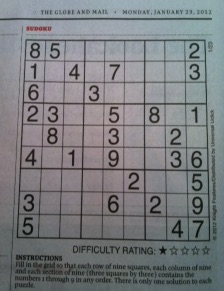
#> input picture image/sudoku.jpg, 224 x 291 px, found by its file name
$ python 10.py
#> lines starting #> are read from the running program, lines starting #| are printed output that depends on the picture; after the words box and inside, x2 and y2 are one past the last pixel; in counts of white or black regions, pixels touching at a corner belong together
import cv2
import matplotlib.pyplot as plt

blk_size  = 9 # 블럭 사이즈 : 픽셀의 임계값으 계산할 떄 참고하는 영역의 크기(홀수만 된다고 함)
                                                        # 주변 1칸 | 현재 픽셀 | 주변 1칸
c = 5 # 차감 상수 : 주변 영역의 평균 밝기 또는 가우시안 가중 평균으로 계산한 임계값에서 빼는 보정 상수


img = cv2.imread("./image/sudoku.jpg",cv2.IMREAD_GRAYSCALE)# -오츠의 알고리즘으로 단일 경계값을 전체 이미지에 적용
#> img: shape (291, 224); min 7, max 176, mean 124.1

ret,th1 = cv2.threshold(img , 0 , 255, cv2.THRESH_BINARY | cv2.THRESH_OTSU) # 어뎁티드 쓰레쉬 홀드 산술 평균과 가우시란 분포로 각각 적용
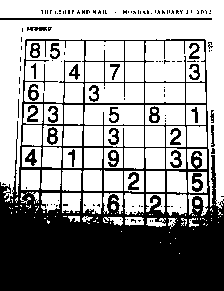
#> th1: shape (291, 224); 60% white; 136 black regions (108 under 20 px), largest, box (x1, y1, x2, y2) and area: (0, 39, 224, 291) 22950, (0, 18, 212, 20) 424, (192, 173, 203, 192) 134
#> ret = 118
th2 = cv2 . adaptiveThreshold(img , 255 , cv2.ADAPTIVE_THRESH_MEAN_C, cv2.THRESH_BINARY,blk_size,c)
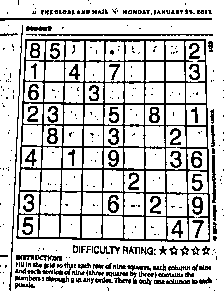
#> th2: shape (291, 224); 78.7% white; black in thin lines or dots
th3 = cv2 . adaptiveThreshold(img , 255 , cv2.ADAPTIVE_THRESH_GAUSSIAN_C, cv2.THRESH_BINARY,blk_size,c)
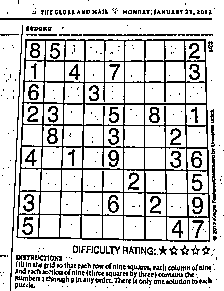
#> th3: shape (291, 224); 81.1% white; black in thin lines or dots

imgs = { "original" : img , "Global - Otsu:%d" %ret:th1 ,
        "Adapted - Mean" : th2 , "Adapted - Gaussian" : th3}

for i , (k,v) in enumerate ( imgs.items()):
    plt.subplot(2,2,i+1)
    plt.title(k)
    plt.imshow(v,cmap= "gray")
    plt. xticks([]);plt.yticks([])
#> this loop made 4 passes
#> k on passes 1 to 4: 'original', 'Global - Otsu:118', 'Adapted - Mean', 'Adapted - Gaussian'

plt.show()
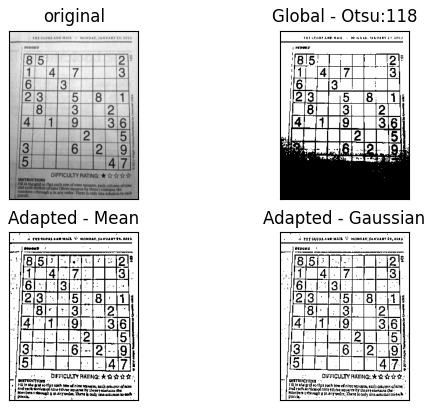
#> figure drawn by matplotlib, 4 panels
